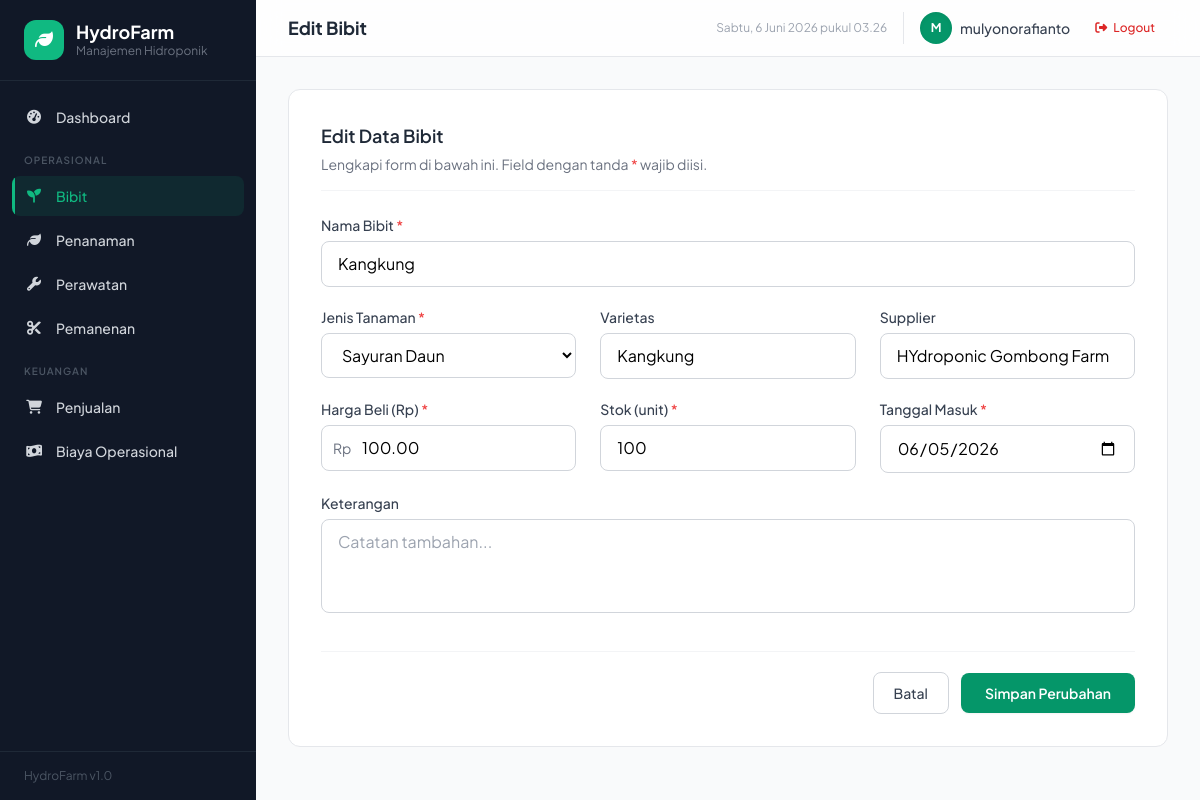
Screenshot of /bibit/2/edit/ (signed in) with the database file from the repository.
### farm/models.py (models this page shows, shortened)
class Bibit(models.Model):
    JENIS_CHOICES = [
        ('sayuran_daun', 'Sayuran Daun'),
        ('sayuran_buah', 'Sayuran Buah'),
        ('herbal', 'Herbal'),
        ('buah', 'Buah'),
        ('bunga', 'Bunga'),
    ]
    nama = models.CharField('Nama Bibit', max_length=100)
    jenis = models.CharField('Jenis Tanaman', max_length=20, choices=JENIS_CHOICES)
    varietas = models.CharField('Varietas', max_length=100, blank=True)
    supplier = models.CharField('Supplier', max_length=150, blank=True)
    harga_beli = models.DecimalField('Harga Beli (Rp)', max_digits=12, decimal_places=2, default=0)
    stok = models.PositiveIntegerField('Stok (unit)', default=0)
    tanggal_masuk = models.DateField('Tanggal Masuk', default=timezone.now)
    keterangan = models.TextField('Keterangan', blank=True)
    class Meta:
        verbose_name = 'Bibit'
        verbose_name_plural = 'Data Bibit'
        ordering = ['-tanggal_masuk', 'nama']

### farm/views.py (the view)
# urls.py: path('bibit/<int:pk>/edit/', views.BibitUpdateView.as_view(), name='bibit_update'),
class BibitUpdateView(LoginRequiredMixin, SuccessMessageMixin, UpdateView):
    model = Bibit
    form_class = BibitForm
    template_name = 'farm/bibit_form.html'
    success_url = reverse_lazy('farm:bibit_list')
    success_message = 'Bibit "%(nama)s" berhasil diperbarui!'
    def get_context_data(self, **kwargs):
        ctx = super().get_context_data(**kwargs)
        ctx['page_title'] = 'Edit Bibit'
        ctx['cancel_url'] = reverse_lazy('farm:bibit_list')
        return ctx

### farm/forms.py
class BibitForm(forms.ModelForm):
    class Meta:
        model = Bibit
        fields = '__all__'
        widgets = {
            'nama': forms.TextInput(attrs={'class': INPUT_CSS, 'placeholder': 'Masukkan nama bibit'}),
            'jenis': forms.Select(attrs={'class': SELECT_CSS}),
            'varietas': forms.TextInput(attrs={'class': INPUT_CSS, 'placeholder': 'Opsional'}),
            'supplier': forms.TextInput(attrs={'class': INPUT_CSS, 'placeholder': 'Nama supplier'}),
            'harga_beli': forms.NumberInput(attrs={'class': INPUT_CSS, 'step': '0.01', 'min': '0'}),
            'stok': forms.NumberInput(attrs={'class': INPUT_CSS, 'min': '0'}),
            'tanggal_masuk': forms.DateInput(attrs={'class': INPUT_CSS, 'type': 'date'}, format=DATE_FORMAT),
            'keterangan': forms.Textarea(attrs={'class': TEXTAREA_CSS, 'rows': 3, 'placeholder': 'Catatan tambahan...'}),
        }

### farm/templates/farm/bibit_form.html (shortened to what this page needs)
{% extends 'farm/base.html' %}
{% load farm_tags %}
{% block nav_bibit %}active text-emerald-400{% endblock %}
{% block page_header %}{{ page_title }}{% endblock %}
{% block content %}
<div class="max-w-5xl mx-auto">
    <div class="bg-white rounded-xl border border-gray-200 p-6 sm:p-8">
        <div class="mb-6 pb-4 border-b border-gray-100">
            <h3 class="text-lg font-semibold text-gray-800">
                {% if form.instance.pk %}Edit Data Bibit{% else %}Registrasi Bibit Baru{% endif %}
            </h3>
            <p class="text-sm text-gray-500 mt-1">Lengkapi form di bawah ini. Field dengan tanda <span class="text-red-500">*</span> wajib diisi.</p>
        </div>
        <form method="post" novalidate>
            <div class="grid grid-cols-1 md:grid-cols-3 gap-x-6 gap-y-5">
                <div class="md:col-span-3">
                    <label for="{{ form.nama.id_for_label }}" class="block text-sm font-medium text-gray-700 mb-1.5">
                        Nama Bibit <span class="text-red-500">*</span>
                    </label>
                    {{ form.nama }}
                </div>
                <div>
                    <label for="{{ form.jenis.id_for_label }}" class="block text-sm font-medium text-gray-700 mb-1.5">
                        Jenis Tanaman <span class="text-red-500">*</span>
                    </label>
                    {{ form.jenis }}
                </div>
                <div>
                    <label for="{{ form.varietas.id_for_label }}" class="block text-sm font-medium text-gray-700 mb-1.5">
                        Varietas
                    </label>
                    {{ form.varietas }}
                </div>
                <div>
                    <label for="{{ form.supplier.id_for_label }}" class="block text-sm font-medium text-gray-700 mb-1.5">
                        Supplier
                    </label>
                    {{ form.supplier }}
                </div>
                <div>
                    <label for="{{ form.harga_beli.id_for_label }}" class="block text-sm font-medium text-gray-700 mb-1.5">
                        Harga Beli (Rp) <span class="text-red-500">*</span>
                    </label>
                    <div class="relative">
                        <span class="absolute left-3 top-1/2 -translate-y-1/2 text-gray-500 text-sm">Rp</span>
                        {{ form.harga_beli }}
                    </div>
                </div>
                <div>
                    <label for="{{ form.stok.id_for_label }}" class="block text-sm font-medium text-gray-700 mb-1.5">
                        Stok (unit) <span class="text-red-500">*</span>
                    </label>
                    {{ form.stok }}
                </div>
                <div>
                    <label for="{{ form.tanggal_masuk.id_for_label }}" class="block text-sm font-medium text-gray-700 mb-1.5">
                        Tanggal Masuk <span class="text-red-500">*</span>
                    </label>
                    {{ form.tanggal_masuk }}
                </div>
                <div class="md:col-span-3">
                    <label for="{{ form.keterangan.id_for_label }}" class="block text-sm font-medium text-gray-700 mb-1.5">
                        Keterangan
                    </label>
                    {{ form.keterangan }}
                </div>
            </div>
            <div class="mt-8 pt-5 border-t border-gray-100 flex flex-col sm:flex-row items-center justify-end gap-3">
                <a href="{{ cancel_url }}" class="w-full sm:w-auto px-5 py-2.5 border border-gray-300 rounded-lg text-sm font-medium text-gray-700 hover:bg-gray-50 transition text-center">
                    Batal
                </a>
                <button type="submit" class="w-full sm:w-auto px-6 py-2.5 bg-emerald-600 text-white rounded-lg text-sm font-semibold hover:bg-emerald-700 transition shadow-sm">
                    {% if form.instance.pk %}Simpan Perubahan{% else %}Tambah Bibit{% endif %}
                </button>
            </div>
        </form>
    </div>
</div>
{% endblock %}

### farm/templates/farm/base.html (shortened to what this page needs)
{% load static %}
{% load farm_tags %}
<!DOCTYPE html>
<html lang="id">
<head>
    <script src="https://cdn.tailwindcss.com"></script>
    <link rel="stylesheet" href="https://cdnjs.cloudflare.com/ajax/libs/font-awesome/6.5.0/css/all.min.css">
</head>
<body class="bg-gray-50 min-h-screen">
    <aside id="sidebar" class="sidebar fixed inset-y-0 left-0 z-40 w-64 bg-gray-900 text-gray-300 flex flex-col transform -translate-x-full lg:translate-x-0">
        <div class="px-6 py-5 border-b border-gray-800">
            <div class="flex items-center gap-3">
                <div class="w-10 h-10 bg-emerald-500 rounded-xl flex items-center justify-center">
                    <i class="fas fa-leaf text-white text-lg"></i>
                </div>
                <div>
                    <h1 class="text-white font-bold text-lg leading-tight">HydroFarm</h1>
                    <p class="text-xs text-gray-500">Manajemen Hidroponik</p>
                </div>
            </div>
        </div>
        <nav class="flex-1 px-3 py-4 space-y-1 overflow-y-auto">
            <a href="{% url 'farm:dashboard' %}" class="sidebar-link flex items-center gap-3 px-3 py-2.5 rounded-lg text-sm font-medium {% block nav_dashboard %}{% endblock %}">
                <i class="fas fa-tachometer-alt w-5 text-center"></i> Dashboard
            </a>
            <div class="pt-3 pb-1 px-3">
                <p class="text-[10px] font-semibold uppercase tracking-widest text-gray-600">Operasional</p>
            </div>
            <a href="{% url 'farm:bibit_list' %}" class="sidebar-link flex items-center gap-3 px-3 py-2.5 rounded-lg text-sm font-medium {% block nav_bibit %}{% endblock %}">
                <i class="fas fa-seedling w-5 text-center"></i> Bibit
            </a>
            <a href="{% url 'farm:penanaman_list' %}" class="sidebar-link flex items-center gap-3 px-3 py-2.5 rounded-lg text-sm font-medium {% block nav_penanaman %}{% endblock %}">
                <i class="fas fa-leaf w-5 text-center"></i> Penanaman
            </a>
            <a href="{% url 'farm:perawatan_list' %}" class="sidebar-link flex items-center gap-3 px-3 py-2.5 rounded-lg text-sm font-medium {% block nav_perawatan %}{% endblock %}">
                <i class="fas fa-wrench w-5 text-center"></i> Perawatan
            </a>
            <a href="{% url 'farm:pemanenan_list' %}" class="sidebar-link flex items-center gap-3 px-3 py-2.5 rounded-lg text-sm font-medium {% block nav_pemanenan %}{% endblock %}">
                <i class="fas fa-cut w-5 text-center"></i> Pemanenan
            </a>
            <div class="pt-3 pb-1 px-3">
                <p class="text-[10px] font-semibold uppercase tracking-widest text-gray-600">Keuangan</p>
            </div>
            <a href="{% url 'farm:penjualan_list' %}" class="sidebar-link flex items-center gap-3 px-3 py-2.5 rounded-lg text-sm font-medium {% block nav_penjualan %}{% endblock %}">
                <i class="fas fa-shopping-cart w-5 text-center"></i> Penjualan
            </a>
            <a href="{% url 'farm:biaya_list' %}" class="sidebar-link flex items-center gap-3 px-3 py-2.5 rounded-lg text-sm font-medium {% block nav_biaya %}{% endblock %}">
                <i class="fas fa-money-bill-wave w-5 text-center"></i> Biaya Operasional
            </a>
        </nav>
        <div class="px-6 py-4 border-t border-gray-800">
            <p class="text-xs text-gray-600">HydroFarm v1.0</p>
        </div>
    </aside>
    <div class="lg:ml-64 flex flex-col min-h-screen">
        <header class="sticky top-0 z-20 bg-white/80 backdrop-blur-md border-b border-gray-200 px-4 lg:px-8 py-3">
            <div class="flex items-center justify-between">
                <div class="flex items-center gap-3">
                    <h2 class="text-lg font-bold text-gray-800">{% block page_header %}Dashboard{% endblock %}</h2>
                </div>
                <div class="flex items-center gap-4">
                    <span class="text-xs text-gray-400 hidden md:inline" id="current-datetime"></span>
                    {% if user.is_authenticated %}
                    <div class="flex items-center gap-2 pl-4 border-l border-gray-200">
                        <div class="w-8 h-8 bg-emerald-600 rounded-full flex items-center justify-center text-white font-bold text-xs shadow-inner">
                            {{ user.username|make_list|first|upper }}
                        </div>
                        <span class="text-sm font-medium text-gray-700 hidden sm:inline">{{ user.username }}</span>
                        <form action="{% url 'logout' %}" method="post" class="inline">
                            <button type="submit" class="ml-1 flex items-center gap-1.5 px-3 py-1.5 rounded-lg text-xs font-medium text-red-600 hover:bg-red-50 transition border border-transparent hover:border-red-200">
                                <i class="fas fa-sign-out-alt"></i> <span class="hidden sm:inline">Logout</span>
                            </button>
                        </form>
                    </div>
                    {% else %}
                    <div class="pl-4 border-l border-gray-200">
                        <a href="{% url 'login' %}" class="flex items-center gap-1.5 px-3 py-1.5 rounded-lg text-xs font-medium text-emerald-600 hover:bg-emerald-50 transition border border-transparent hover:border-emerald-200">
                            <i class="fas fa-sign-in-alt"></i> Login
                        </a>
                    </div>
                    {% endif %}
                </div>
            </div>
        </header>
        <main class="flex-1 p-4 lg:p-8 fade-in">
            {% block content %}{% endblock %}
        </main>
    </div>
</body>
</html>

### farm/templates/farm/base.html (style rules this page uses)
body { font-family: 'Plus Jakarta Sans', sans-serif; }
.sidebar { transition: transform 0.3s cubic-bezier(0.4, 0, 0.2, 1); }
.sidebar-link { transition: all 0.2s ease; position: relative; overflow: hidden; }
.sidebar-link::before { content: ''; position: absolute; left: 0; top: 0; bottom: 0; width: 3px; background: #10b981; transform: scaleY(0); transition: transform 0.2s ease; }
.sidebar-link:hover::before, .sidebar-link.active::before { transform: scaleY(1); }
.sidebar-link:hover, .sidebar-link.active { background: rgba(16, 185, 129, 0.1); color: #10b981; }
.fade-in { animation: fadeIn 0.5s ease; }

### rows the page displays
Bibit: nama "Kangkung", jenis "Sayuran Daun", varietas "Kangkung", supplier "HYdroponic Gombong Farm", harga_beli "100.00", stok "100", tanggal_masuk "06/05/2026"

### other values shown
{{ page_title }} "Edit Bibit"
{{ user.username|make_list|first|upper }} "M"
{{ user.username }} "mulyonorafianto"
